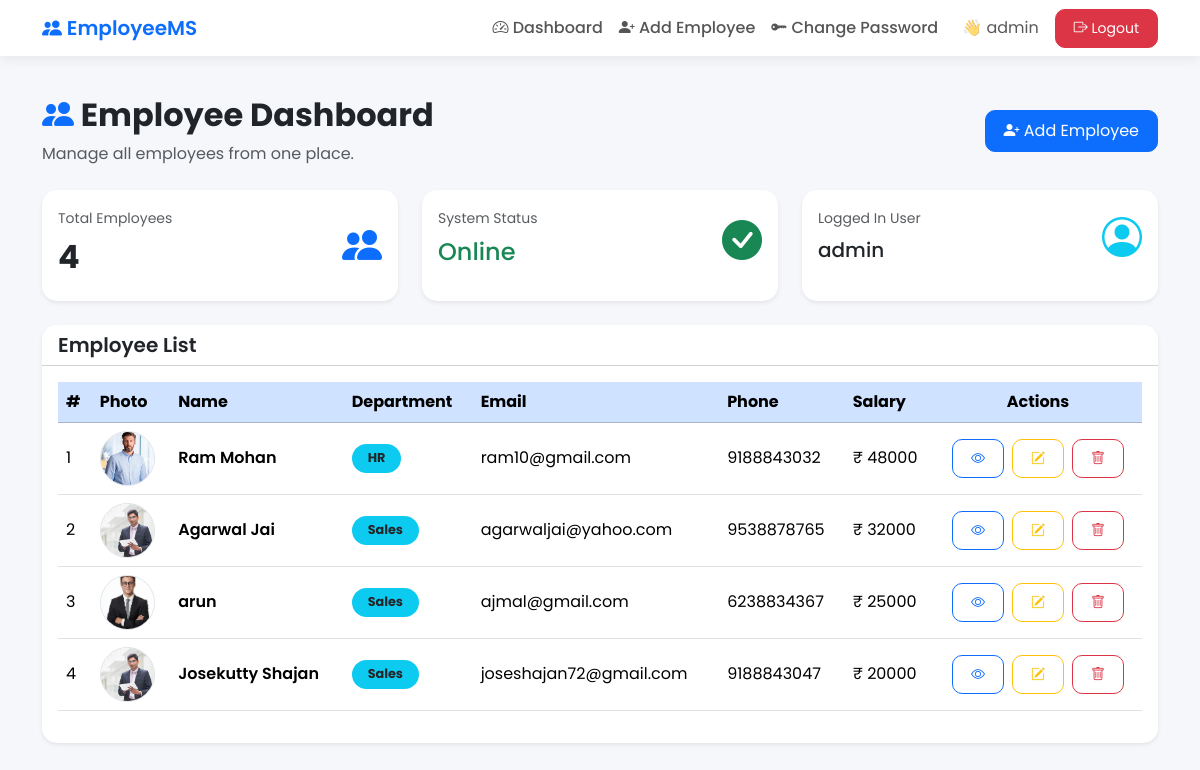
The page /dashboard/ (signed in) on the database its author committed.
### finalapp/models.py (models this page shows, shortened)
class EmployeeModel(models.Model):
    name = models.CharField(max_length=100)
    age = models.IntegerField()
    email = models.EmailField()
    phone = models.CharField(max_length=20)
    department = models.CharField(max_length=100)
    salary = models.IntegerField()
    address = models.TextField()
    image = models.ImageField(upload_to='employees/')

### finalapp/views.py (the view)
# urls.py: path('dashboard/', views.index, name='dashboard'),
@login_required
def index(request):
    employees = EmployeeModel.objects.all()
    return render(request, 'dashboard.html', {
        'employees': employees
    })

### templates/dashboard.html (shortened to what this page needs)
{% extends 'base.html' %}
{% block content %}
<div class="d-flex flex-column flex-md-row justify-content-between align-items-md-center mb-4">
    <div>
        <h2 class="fw-bold">
            <i class="bi bi-people-fill text-primary"></i>
            Employee Dashboard
        </h2>
        <p class="text-muted mb-0">
            Manage all employees from one place.
        </p>
    </div>
    {% if user.is_authenticated %}
    <a href="{% url 'add_employee' %}" class="btn btn-primary mt-3 mt-md-0">
        <i class="bi bi-person-plus-fill"></i>
        Add Employee
    </a>
    {% endif %}
</div>
<div class="row g-4 mb-4">
    <div class="col-md-4">
        <div class="card h-100 shadow-sm">
            <div class="card-body">
                <div class="d-flex justify-content-between align-items-center">
                    <div>
                        <small class="text-muted">Total Employees</small>
                        <h2 class="fw-bold mt-2">{{ employees|length }}</h2>
                    </div>
                    <i class="bi bi-people-fill fs-1 text-primary"></i>
                </div>
            </div>
        </div>
    </div>
    <div class="col-md-4">
        <div class="card h-100 shadow-sm">
            <div class="card-body">
                <div class="d-flex justify-content-between align-items-center">
                    <div>
                        <small class="text-muted">System Status</small>
                        <h4 class="text-success mt-2">
                            Online
                        </h4>
                    </div>
                    <i class="bi bi-check-circle-fill fs-1 text-success"></i>
                </div>
            </div>
        </div>
    </div>
    <div class="col-md-4">
        <div class="card h-100 shadow-sm">
            <div class="card-body">
                <div class="d-flex justify-content-between align-items-center">
                    <div>
                        <small class="text-muted">Logged In User</small>
                        <h5 class="mt-2">
                            {{ user.username }}
                        </h5>
                    </div>
                    <i class="bi bi-person-circle fs-1 text-info"></i>
                </div>
            </div>
        </div>
    </div>
</div>
<div class="card shadow-sm">
    <div class="card-header bg-white">
        <h5 class="mb-0 fw-semibold">
            Employee List
        </h5>
    </div>
    <div class="card-body">
        <div class="table-responsive">
            <table class="table table-hover align-middle">
                <thead class="table-primary">
                    <tr>
                        <th>#</th>
                        <th>Photo</th>
                        <th>Name</th>
                        <th>Department</th>
                        <th>Email</th>
                        <th>Phone</th>
                        <th>Salary</th>
                        <th class="text-center">Actions</th>
                    </tr>
                </thead>
                <tbody>
                {% for i in employees %}
                    <tr>
                        <td>{{ forloop.counter }}</td>
                        <td>
                            {% if i.image %}
                                <img src="{{ i.image.url }}"
                                     width="55"
                                     height="55"
                                     class="rounded-circle border"
                                     style="object-fit:cover;">
                            {% else %}
                                <div class="rounded-circle bg-secondary text-white d-flex align-items-center justify-content-center"
                                     style="width:55px;height:55px;">
                                    <i class="bi bi-person-fill"></i>
                                </div>
                            {% endif %}
                        </td>
                        <td class="fw-semibold">
                            {{ i.name }}
                        </td>
                        <td>
                            <span class="badge bg-info text-dark px-3 py-2">
                                {{ i.department }}
                            </span>
                        </td>
                        <td>{{ i.email }}</td>
                        <td>{{ i.phone }}</td>
                        <td>
                            ₹ {{ i.salary }}
                        </td>
                        <td>
                            <div class="d-flex justify-content-center gap-2">
                                <a href="{% url 'single' i.id %}"
                                   class="btn btn-outline-primary btn-sm"
                                   title="View">
                                    <i class="bi bi-eye"></i>
                                </a>
                                {% if user.is_authenticated %}
                                <a href="{% url 'update' i.id %}"
                                   class="btn btn-outline-warning btn-sm"
                                   title="Edit">
                                    <i class="bi bi-pencil-square"></i>
                                </a>
                                <a href="{% url 'delete' i.id %}"
                                   class="btn btn-outline-danger btn-sm"
                                   title="Delete"
                                   onclick="return confirm('Delete this employee?');">
                                    <i class="bi bi-trash"></i>
                                </a>
                                {% endif %}
                            </div>
                        </td>
                    </tr>
                {% endfor %}
                </tbody>
            </table>
        </div>
    </div>
</div>
{% endblock %}

### templates/base.html (shortened to what this page needs)
<!DOCTYPE html>
<html lang="en">
<head>
    <link href="https://cdn.jsdelivr.net/npm/bootstrap@5.3.3/dist/css/bootstrap.min.css" rel="stylesheet">
    <link rel="stylesheet"
          href="https://cdn.jsdelivr.net/npm/bootstrap-icons@1.11.3/font/bootstrap-icons.min.css">
</head>
<body>
<nav class="navbar navbar-expand-lg">
    <div class="container">
        <a class="navbar-brand" href="{% url 'dashboard' %}">
            <i class="bi bi-people-fill"></i>
            EmployeeMS
        </a>
        <div class="collapse navbar-collapse" id="navbarNav">
            <ul class="navbar-nav ms-auto align-items-lg-center">
                {% if user.is_authenticated %}
                <li class="nav-item">
                    <a class="nav-link" href="{% url 'dashboard' %}">
                        <i class="bi bi-speedometer2"></i>
                        Dashboard
                    </a>
                </li>
                <li class="nav-item">
                    <a class="nav-link" href="{% url 'add_employee' %}">
                        <i class="bi bi-person-plus-fill"></i>
                        Add Employee
                    </a>
                </li>
                <li class="nav-item">
                    <a class="nav-link" href="{% url 'change_password' %}">
                        <i class="bi bi-key-fill"></i>
                        Change Password
                    </a>
                </li>
                <li class="nav-item ms-lg-3">
                    <span class="navbar-text me-3">
                        👋 {{ user.username }}
                    </span>
                </li>
                <li class="nav-item">
                    <a class="btn btn-danger btn-sm"
                       href="{% url 'logout' %}">
                        <i class="bi bi-box-arrow-right"></i>
                        Logout
                    </a>
                </li>
                {% endif %}
            </ul>
        </div>
    </div>
</nav>
<div class="container page-content">
    {% block content %}
    {% endblock %}
</div>
</body>
</html>

### templates/base.html (style rules this page uses)
body { background:#f5f7fb; font-family:'Poppins',sans-serif; }
.navbar { background:#fff !important; box-shadow:0 2px 12px rgba(0,0,0,.08); }
.navbar-brand { font-weight:600; color:#0d6efd !important; }
.nav-link { font-weight:500; color:#555 !important; transition:.3s; }
.page-content { padding-top:40px; padding-bottom:40px; }
.card { border:none; border-radius:15px; box-shadow:0 4px 20px rgba(0,0,0,.08); }
.btn { border-radius:10px; }
.card-header { border-radius:15px 15px 0 0 !important; }
.btn { border-radius:10px; padding:8px 18px; }
.badge { border-radius:20px; font-size:.8rem; }

### rows shown on the page
EmployeeModel: image (picture), name "Ram Mohan", department "HR", email "ram10@gmail.com", phone "9188843032", salary "48000"
EmployeeModel: image (picture), name "Agarwal Jai", department "Sales", email "agarwaljai@yahoo.com", phone "9538878765", salary "32000"
EmployeeModel: image (picture), name "arun", department "Sales", email "ajmal@gmail.com", phone "6238834367", salary "25000"
EmployeeModel: image (picture), name "Josekutty Shajan", department "Sales", email "joseshajan72@gmail.com", phone "9188843047", salary "20000"

### other values the page prints
{{ user.username }} "admin"
{{ employees|length }} "4"
